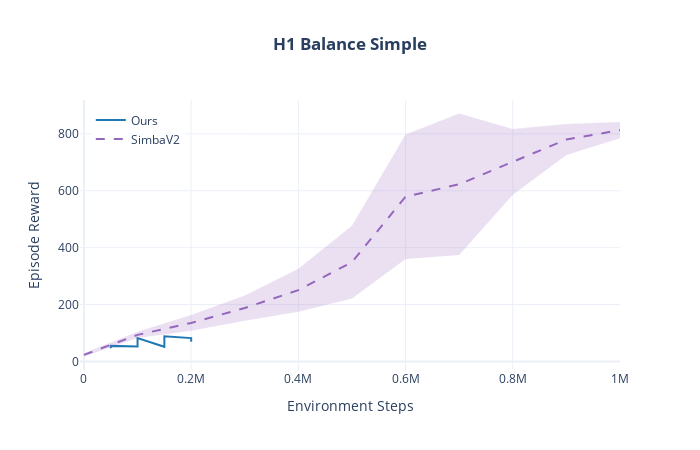
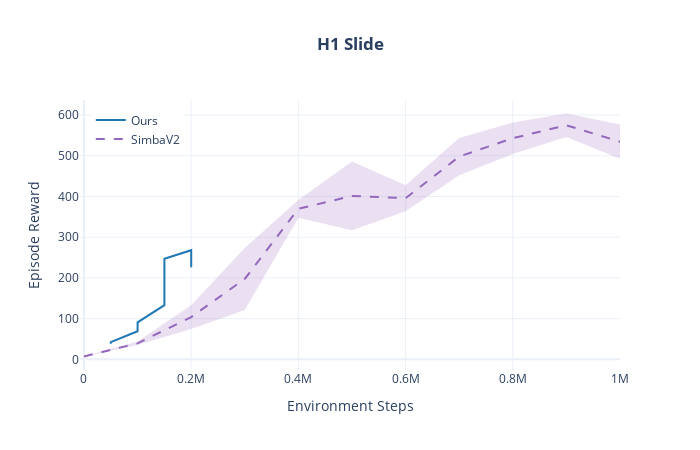
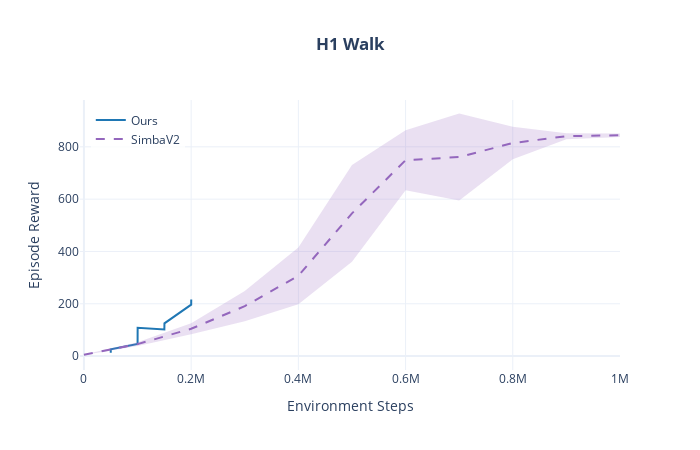

Notebook code cell kept with these figures, in order:
### Code cell
# Show all plots
for task, fig in figures.items():
    fig.show()

### Figure 1 — Plotly figure (JSON) as saved in the notebook; plotly's stock layout.template omitted (floating-point values rounded to 4 significant figures)
{"data": [{"fill": "toself", "fillcolor": "rgba(31,119,180,0.2)", "hoverinfo": "skip", "line": {"color": "rgba(0,0,0,0)"}, "showlegend": false, "type": "scatter", "x": [50000.0, 50040.0, 100000.0, 100000.0, 150000.0, 150000.0, 200000.0, 200100.0, 200100.0, 200000.0, 150000.0, 150000.0, 100000.0, 100000.0, 50040.0, 50000.0], "y": [46.43, 54.73, 52.68, 82.32, 51.48, 88.22, 82.14, 69.72, 69.72, 82.14, 88.22, 51.48, 82.32, 52.68, 54.73, 46.43]}, {"hovertemplate": "Ours<br>Step: %{x:,}<br>Reward: %{y:.1f}<extra></extra>", "line": {"color": "#1f77b4", "width": 2}, "mode": "lines", "name": "Ours", "type": "scatter", "x": [50000.0, 50040.0, 100000.0, 100000.0, 150000.0, 150000.0, 200000.0, 200100.0], "y": [46.43, 54.73, 52.68, 82.32, 51.48, 88.22, 82.14, 69.72]}, {"fill": "toself", "fillcolor": "rgba(148,103,189,0.2)", "hoverinfo": "skip", "line": {"color": "rgba(0,0,0,0)"}, "showlegend": false, "type": "scatter", "x": [0.0, 100000.0, 200000.0, 300000.0, 400000.0, 500000.0, 600000.0, 700000.0, 800000.0, 900000.0, 1000000.0, 1000000.0, 900000.0, 800000.0, 700000.0, 600000.0, 500000.0, 400000.0, 300000.0, 200000.0, 100000.0, 0.0], "y": [28.99, 104.5, 163.1, 232.2, 326.2, 477.4, 798.2, 871.6, 817.5, 834.6, 842.0, 784.2, 725.7, 586.0, 374.2, 360.0, 221.0, 175.1, 143.4, 107.7, 82.42, 17.4]}, {"hovertemplate": "SimbaV2<br>Step: %{x:,}<br>Reward: %{y:.1f}<extra></extra>", "line": {"color": "#9467bd", "dash": "dash", "width": 2}, "mode": "lines", "name": "SimbaV2", "type": "scatter", "x": [0.0, 100000.0, 200000.0, 300000.0, 400000.0, 500000.0, 600000.0, 700000.0, 800000.0, 900000.0, 1000000.0], "y": [23.2, 93.47, 135.4, 187.8, 250.6, 349.2, 579.1, 622.9, 701.8, 780.1, 813.1]}], "layout": {"height": 450, "hovermode": "x unified", "legend": {"bgcolor": "rgba(255,255,255,0.8)", "x": 0.02, "y": 0.98}, "title": {"text": "<b>H1 Balance Simple</b>", "x": 0.5}, "width": 700, "xaxis": {"title": {"text": "Environment Steps"}}, "yaxis": {"title": {"text": "Episode Reward"}}}}

### Figure 2 — Plotly figure (JSON) as saved in the notebook; plotly's stock layout.template omitted (floating-point values rounded to 4 significant figures)
{"data": [{"fill": "toself", "fillcolor": "rgba(31,119,180,0.2)", "hoverinfo": "skip", "line": {"color": "rgba(0,0,0,0)"}, "showlegend": false, "type": "scatter", "x": [50000.0, 50030.0, 100000.0, 100100.0, 150100.0, 150100.0, 200100.0, 200100.0, 200100.0, 200100.0, 150100.0, 150100.0, 100100.0, 100000.0, 50030.0, 50000.0], "y": [38.09, 42.25, 68.89, 90.71, 133.0, 247.1, 268.0, 226.2, 226.2, 268.0, 247.1, 133.0, 90.71, 68.89, 42.25, 38.09]}, {"hovertemplate": "Ours<br>Step: %{x:,}<br>Reward: %{y:.1f}<extra></extra>", "line": {"color": "#1f77b4", "width": 2}, "mode": "lines", "name": "Ours", "type": "scatter", "x": [50000.0, 50030.0, 100000.0, 100100.0, 150100.0, 150100.0, 200100.0, 200100.0], "y": [38.09, 42.25, 68.89, 90.71, 133.0, 247.1, 268.0, 226.2]}, {"fill": "toself", "fillcolor": "rgba(148,103,189,0.2)", "hoverinfo": "skip", "line": {"color": "rgba(0,0,0,0)"}, "showlegend": false, "type": "scatter", "x": [0.0, 100000.0, 200000.0, 300000.0, 400000.0, 500000.0, 600000.0, 700000.0, 800000.0, 900000.0, 1000000.0, 1000000.0, 900000.0, 800000.0, 700000.0, 600000.0, 500000.0, 400000.0, 300000.0, 200000.0, 100000.0, 0.0], "y": [7.352, 43.58, 133.1, 273.6, 391.7, 485.7, 427.5, 543.7, 582.0, 603.9, 576.6, 492.6, 546.1, 504.4, 452.3, 363.9, 316.9, 347.9, 121.5, 74.56, 34.91, 6.964]}, {"hovertemplate": "SimbaV2<br>Step: %{x:,}<br>Reward: %{y:.1f}<extra></extra>", "line": {"color": "#9467bd", "dash": "dash", "width": 2}, "mode": "lines", "name": "SimbaV2", "type": "scatter", "x": [0.0, 100000.0, 200000.0, 300000.0, 400000.0, 500000.0, 600000.0, 700000.0, 800000.0, 900000.0, 1000000.0], "y": [7.158, 39.24, 103.8, 197.6, 369.8, 401.3, 395.7, 498.0, 543.2, 575.0, 534.6]}], "layout": {"height": 450, "hovermode": "x unified", "legend": {"bgcolor": "rgba(255,255,255,0.8)", "x": 0.02, "y": 0.98}, "title": {"text": "<b>H1 Slide</b>", "x": 0.5}, "width": 700, "xaxis": {"title": {"text": "Environment Steps"}}, "yaxis": {"title": {"text": "Episode Reward"}}}}

### Figure 3 — Plotly figure (JSON) as saved in the notebook; plotly's stock layout.template omitted (floating-point values rounded to 4 significant figures)
{"data": [{"fill": "toself", "fillcolor": "rgba(31,119,180,0.2)", "hoverinfo": "skip", "line": {"color": "rgba(0,0,0,0)"}, "showlegend": false, "type": "scatter", "x": [50020.0, 50090.0, 100100.0, 100200.0, 150100.0, 150200.0, 200100.0, 200200.0, 200200.0, 200100.0, 150200.0, 150100.0, 100200.0, 100100.0, 50090.0, 50020.0], "y": [12.63, 25.59, 46.2, 107.9, 101.5, 125.0, 196.7, 216.6, 216.6, 196.7, 125.0, 101.5, 107.9, 46.2, 25.59, 12.63]}, {"hovertemplate": "Ours<br>Step: %{x:,}<br>Reward: %{y:.1f}<extra></extra>", "line": {"color": "#1f77b4", "width": 2}, "mode": "lines", "name": "Ours", "type": "scatter", "x": [50020.0, 50090.0, 100100.0, 100200.0, 150100.0, 150200.0, 200100.0, 200200.0], "y": [12.63, 25.59, 46.2, 107.9, 101.5, 125.0, 196.7, 216.6]}, {"fill": "toself", "fillcolor": "rgba(148,103,189,0.2)", "hoverinfo": "skip", "line": {"color": "rgba(0,0,0,0)"}, "showlegend": false, "type": "scatter", "x": [0.0, 100000.0, 200000.0, 300000.0, 400000.0, 500000.0, 600000.0, 700000.0, 800000.0, 900000.0, 1000000.0, 1000000.0, 900000.0, 800000.0, 700000.0, 600000.0, 500000.0, 400000.0, 300000.0, 200000.0, 100000.0, 0.0], "y": [5.804, 52.6, 125.5, 248.3, 415.2, 730.9, 863.3, 927.5, 876.7, 852.3, 850.9, 837.7, 829.2, 752.4, 594.4, 634.3, 360.5, 198.5, 133.4, 83.12, 38.68, 3.995]}, {"hovertemplate": "SimbaV2<br>Step: %{x:,}<br>Reward: %{y:.1f}<extra></extra>", "line": {"color": "#9467bd", "dash": "dash", "width": 2}, "mode": "lines", "name": "SimbaV2", "type": "scatter", "x": [0.0, 100000.0, 200000.0, 300000.0, 400000.0, 500000.0, 600000.0, 700000.0, 800000.0, 900000.0, 1000000.0], "y": [4.9, 45.64, 104.3, 190.8, 306.8, 545.7, 748.8, 760.9, 814.6, 840.7, 844.3]}], "layout": {"height": 450, "hovermode": "x unified", "legend": {"bgcolor": "rgba(255,255,255,0.8)", "x": 0.02, "y": 0.98}, "title": {"text": "<b>H1 Walk</b>", "x": 0.5}, "width": 700, "xaxis": {"title": {"text": "Environment Steps"}}, "yaxis": {"title": {"text": "Episode Reward"}}}}
